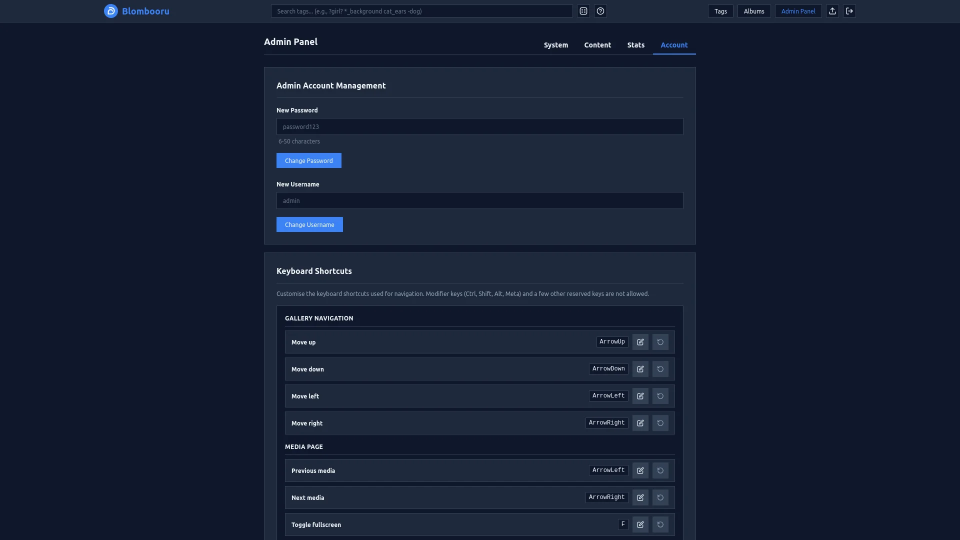
#> input picture .github/images/Admin_Panel_Account.webp, 1920 x 1080 px (shown at 1/2 size)
$ python -i preprocessing.py   (imports and definitions only)
#> lines starting #> are read from the running program, lines starting #| are printed output that depends on the picture
#> further down, picture is the input picture: PIL image 1920x1080 RGB; mean R, G, B 21.6, 30.9, 50.9
import os
from typing import Any, Dict, List, Optional, Tuple

import numpy as np
from PIL import Image

from ...utils import image_plugins
from .registry import ModelInferenceConfig

IMAGENET_MEAN = np.array([0.485, 0.456, 0.406], dtype=np.float32)
IMAGENET_STD = np.array([0.229, 0.224, 0.225], dtype=np.float32)

def _composite_to_rgb(image: Image.Image) -> Image.Image:
    if image.mode == "RGB":
        return image
    if image.mode == "RGBA":
        canvas = Image.new("RGBA", image.size, (255, 255, 255, 255))
        canvas.alpha_composite(image)
        return canvas.convert("RGB")
    if image.mode in ("LA", "PA") or (image.mode == "P" and "transparency" in image.info):
        rgba = image.convert("RGBA")
        canvas = Image.new("RGBA", rgba.size, (255, 255, 255, 255))
        canvas.alpha_composite(rgba)
        return canvas.convert("RGB")
    return image.convert("RGB")

def _get_pil_resample(interpolation: str):
    interp = (interpolation or "bicubic").lower()
    if interp == "bilinear":
        return Image.Resampling.BILINEAR
    if interp == "lanczos":
        return Image.Resampling.LANCZOS
    return Image.Resampling.BICUBIC

def prepare_image(
    image: Image.Image,
    target_size: int = 448,
    is_nchw: bool = False,
    config: Optional[ModelInferenceConfig] = None,
    detected_nchw: bool = False,
    target_dtype: Any = np.float32,
) -> np.ndarray:
    """
    Preprocess a single image for an ONNX tagger model.
    Supports both legacy (target_size, is_nchw) arguments and full ModelInferenceConfig.
    """
#> called with target_size = 448, is_nchw = False, detected_nchw = False
    if config is None:
        if is_nchw:
            config = ModelInferenceConfig(
                input_size=target_size,
                input_layout="nchw",
                color_space="rgb",
                resize_mode="pad_black",
                interpolation="bilinear",
                normalization="minus_one_to_one",
            )
        else:
            config = ModelInferenceConfig(
                input_size=target_size,
                input_layout="nhwc",
                color_space="bgr",
                resize_mode="pad_white",
                interpolation="bicubic",
                normalization="none_255",
            )

    size = int(config.input_size)
    layout = config.input_layout
    if layout == "auto":
        layout = "nchw" if (detected_nchw or is_nchw) else "nhwc"

    resample = _get_pil_resample(config.interpolation)
    image = _composite_to_rgb(image)
    width, height = image.size
#> width = 1920; height = 1080

    if config.resize_mode == "pad_black":
        if height != size or width != size:
            scale = min(size / height, size / width)
            new_size = (max(1, int(width * scale)), max(1, int(height * scale)))
            resized = image.resize(new_size, resample)
            canvas = Image.new("RGB", (size, size), (0, 0, 0))
            canvas.paste(resized, ((size - new_size[0]) // 2, (size - new_size[1]) // 2))
            image = canvas
    elif config.resize_mode == "stretch":
        if width != size or height != size:
            image = image.resize((size, size), resample)
    else:
        # pad_white (default WD style: pad to square on white, then resize)
        max_dim = max(width, height)
#> max_dim = 1920
        if width != height:
            pad_left = (max_dim - width) // 2
#> pad_left = 0
            pad_top = (max_dim - height) // 2
#> pad_top = 420
            padded_image = Image.new("RGB", (max_dim, max_dim), (255, 255, 255))
#> padded_image: PIL image 1920x1920 RGB; every value is 255
            padded_image.paste(image, (pad_left, pad_top))
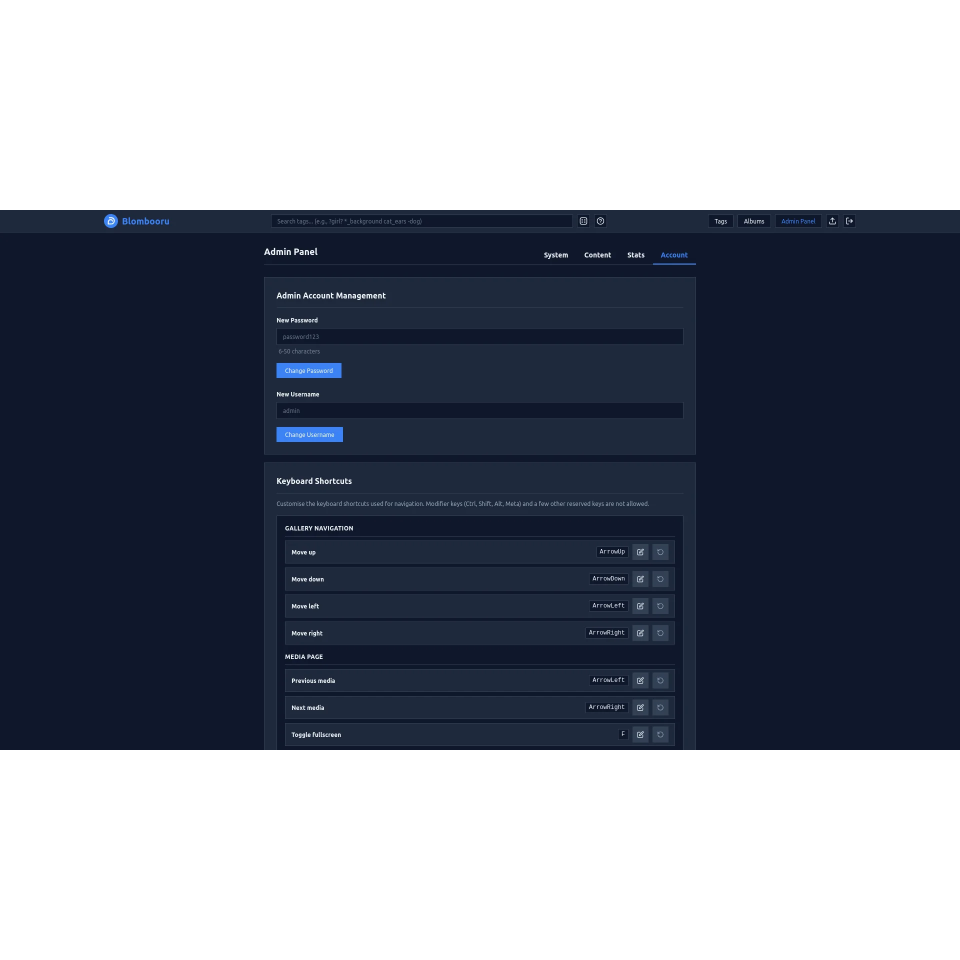
#> padded_image: PIL image 1920x1920 RGB (shown at 1/2 size); mean R, G, B 123.7, 129, 140.2
            image = padded_image
        if image.size[0] != size:
            image = image.resize((size, size), resample)
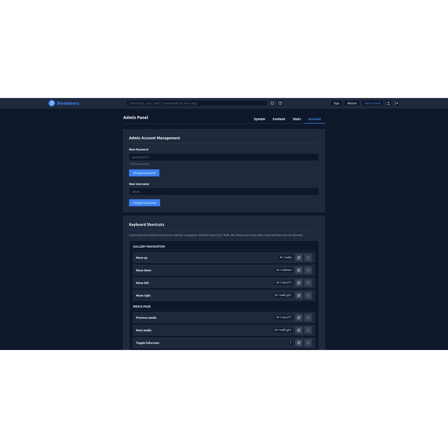
#> image: PIL image 448x448 RGB; mean R, G, B 123.7, 129, 140.2

    array = np.asarray(image, dtype=np.float32)

    norm = config.normalization
    if norm == "zero_to_one":
        array = array / 255.0
    elif norm == "minus_one_to_one":
        array = (array / 255.0 - 0.5) / 0.5
    elif norm == "imagenet":
        array = (array / 255.0 - IMAGENET_MEAN) / IMAGENET_STD
    elif norm == "custom":
        mean_arr = np.array(config.norm_mean, dtype=np.float32)
        std_arr = np.maximum(np.array(config.norm_std, dtype=np.float32), 1e-6)
        array = (array / 255.0 - mean_arr) / std_arr

    if config.color_space == "bgr":
        array = array[:, :, ::-1].copy()

    if layout == "nchw":
        array = np.transpose(array, (2, 0, 1))

    if target_dtype == np.float16:
        return np.ascontiguousarray(array, dtype=np.float16)
    return np.ascontiguousarray(array, dtype=np.float32)

# [167 lines left out: functions _stable_sigmoid, apply_output_postprocessing, extract_gif_frame, extract_video_frame, extract_tags_from_scores, extract_top_raw_tags, not called in this run]

>>> from PIL import Image
>>> picture = Image.open('../../../../.github/images/Admin_Panel_Account.webp')
>>> result = prepare_image(picture)

$ run again, on .github/images/Admin_Panel_Content.webp
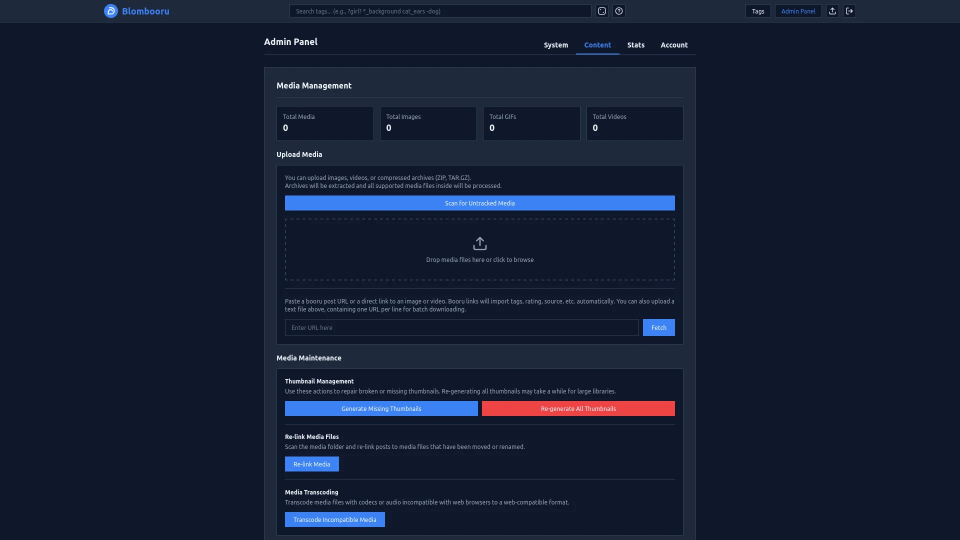
#> input picture .github/images/Admin_Panel_Content.webp, 1920 x 1080 px (shown at 1/2 size)
#> picture is the input picture: PIL image 1920x1080 RGB; mean R, G, B 20.9, 29.9, 51.6
#> in prepare_image, `padded_image.paste(image, (pad_left, pad_top))`:
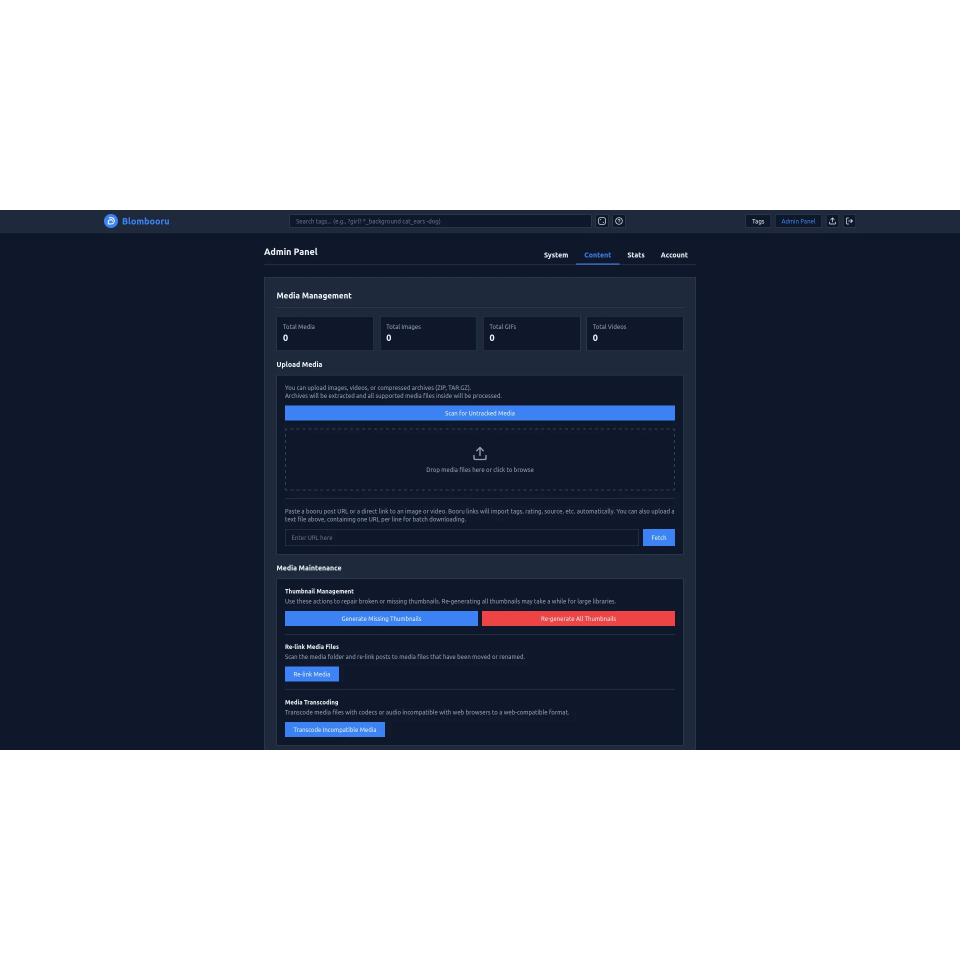
#> padded_image: PIL image 1920x1920 RGB (shown at 1/2 size); mean R, G, B 123.3, 128.4, 140.6
#> in prepare_image, `image = image.resize((size, size), resample)`:
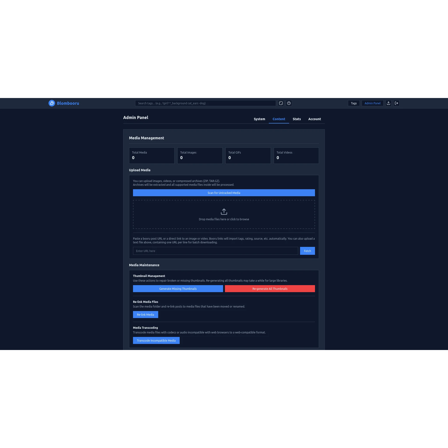
#> image: PIL image 448x448 RGB; mean R, G, B 123.3, 128.4, 140.6

$ run again, on .github/images/Admin_Panel_System.webp
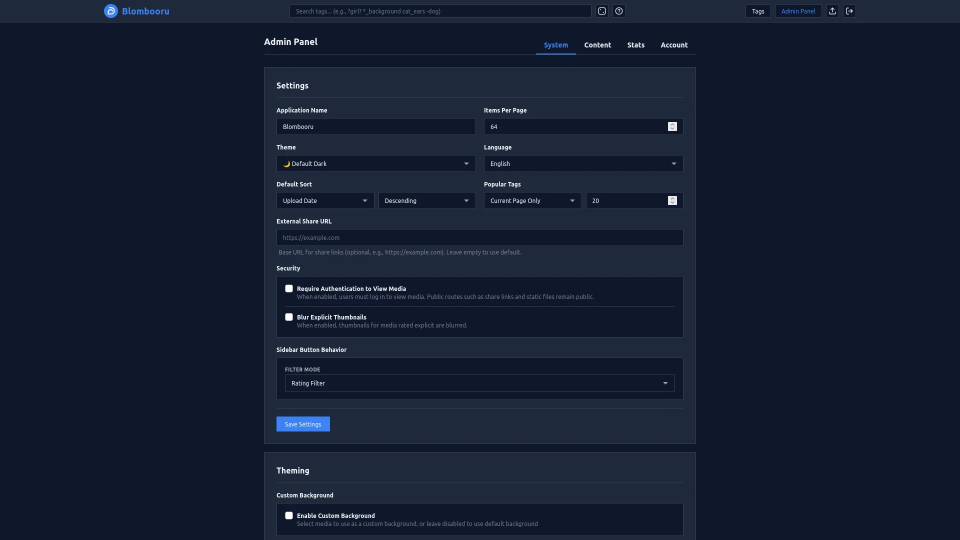
#> input picture .github/images/Admin_Panel_System.webp, 1920 x 1080 px (shown at 1/2 size)
#> picture is the input picture: PIL image 1920x1080 RGB; mean R, G, B 20.8, 29.8, 49.6
#> in prepare_image, `padded_image.paste(image, (pad_left, pad_top))`:
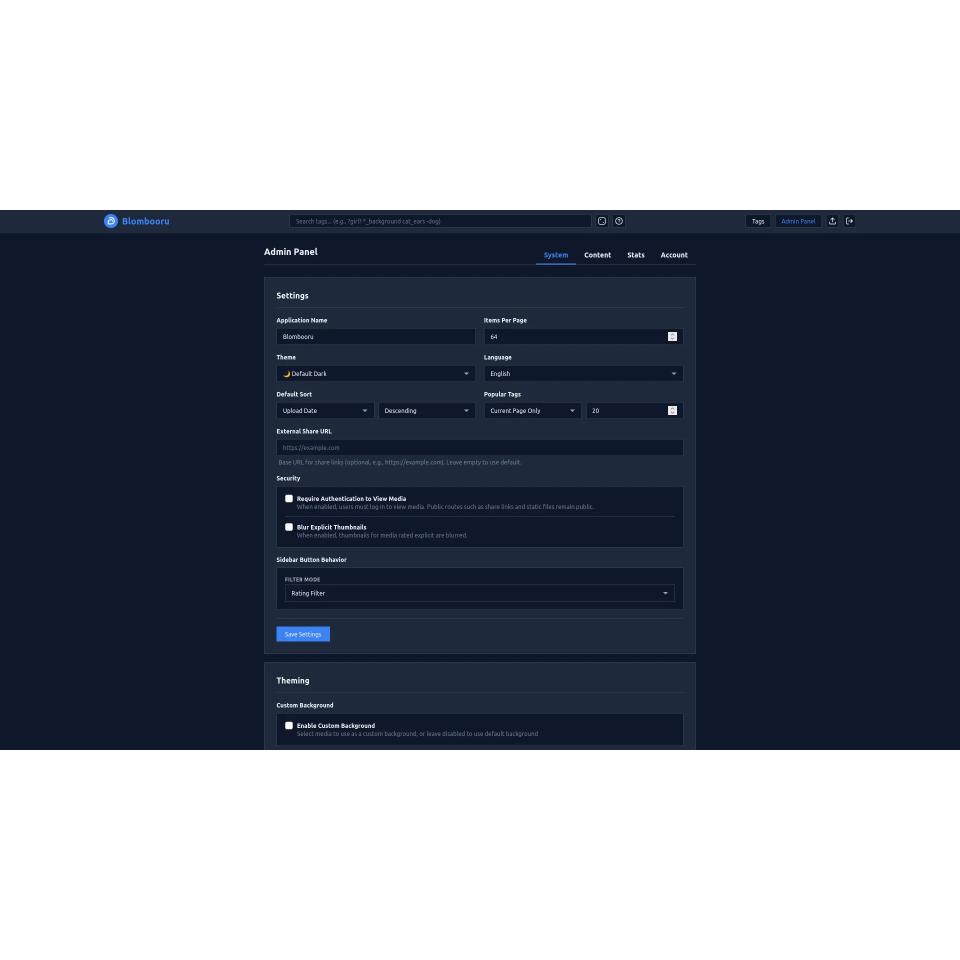
#> padded_image: PIL image 1920x1920 RGB (shown at 1/2 size); mean R, G, B 123.2, 128.3, 139.5
#> in prepare_image, `image = image.resize((size, size), resample)`:
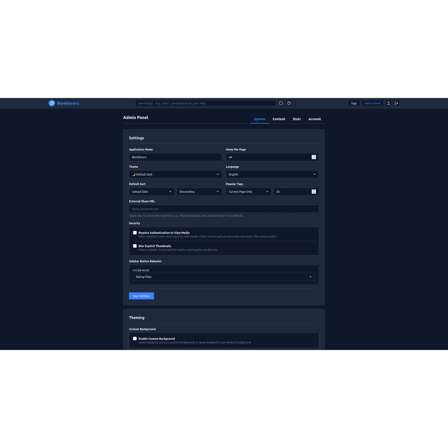
#> image: PIL image 448x448 RGB; mean R, G, B 123.2, 128.3, 139.4
